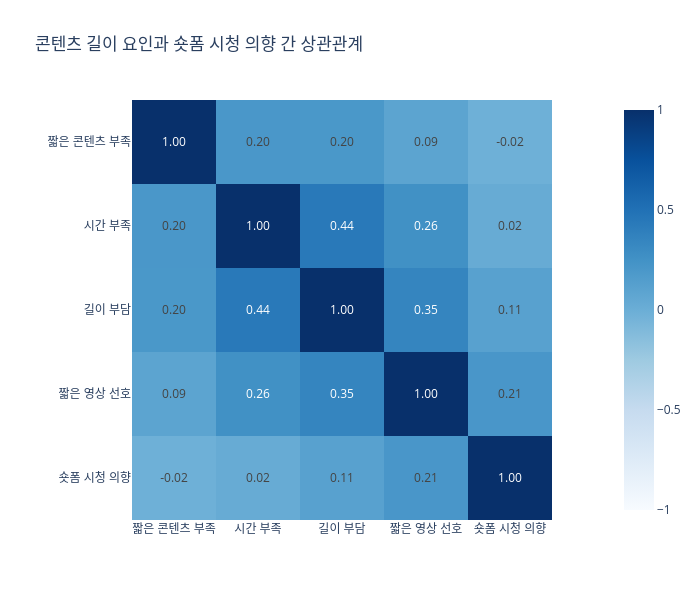

Notebook code for this chart:
### Code cell
import pandas as pd
import plotly.express as px

df = pd.read_excel("coupangplay_dataproject_survey_179.xlsx")

cols = [
    "7. 쿠팡플레이는 짧은 시간에 보기 좋은 콘텐츠가 부족하다고 생각한다.",
    "15. 시간이 부족해 OTT 콘텐츠를 자주 시청하지 못한다.",
    "14. 한 편의 길이가 길어 끝까지 보기 부담스럽다.",
    "12. 나는 긴 영상보다 짧은 영상을 더 부담 없이 시청한다.",
    "16. 쿠팡플레이 숏폼 드라마·예능을 시청할 의향이 있다."
]

label_map = {
    cols[0]: "짧은 콘텐츠 부족",
    cols[1]: "시간 부족",
    cols[2]: "길이 부담",
    cols[3]: "짧은 영상 선호",
    cols[4]: "숏폼 시청 의향"
}

df_num = df[cols].apply(pd.to_numeric, errors="coerce")
df_num = df_num.rename(columns=label_map)

corr_matrix = df_num.corr()

fig = px.imshow(
    corr_matrix,
    text_auto=".2f",
    color_continuous_scale="Blues",
    zmin=-1,
    zmax=1,
    title="콘텐츠 길이 요인과 숏폼 시청 의향 간 상관관계"
)

fig.update_layout(
    width=700,
    height=600
)

fig.show()

### Figure 1 — Plotly figure (JSON) as saved in the notebook; plotly's stock layout.template omitted (floating-point values rounded to 4 significant figures)
{"data": [{"coloraxis": "coloraxis", "hovertemplate": "x: %{x}<br>y: %{y}<br>color: %{z}<extra></extra>", "name": "0", "texttemplate": "%{z:.2f}", "type": "heatmap", "x": ["짧은 콘텐츠 부족", "시간 부족", "길이 부담", "짧은 영상 선호", "숏폼 시청 의향"], "xaxis": "x", "y": ["짧은 콘텐츠 부족", "시간 부족", "길이 부담", "짧은 영상 선호", "숏폼 시청 의향"], "yaxis": "y", "z": [[1, 0.2015, 0.2, 0.09184, -0.01652], [0.2015, 1, 0.4404, 0.2613, 0.02481], [0.2, 0.4404, 1, 0.3465, 0.1138], [0.09184, 0.2613, 0.3465, 1, 0.2103], [-0.01652, 0.02481, 0.1138, 0.2103, 1]]}], "layout": {"coloraxis": {"cmax": 1, "cmin": -1, "colorscale": [[0, "rgb(247,251,255)"], [0.125, "rgb(222,235,247)"], [0.25, "rgb(198,219,239)"], [0.375, "rgb(158,202,225)"], [0.5, "rgb(107,174,214)"], [0.625, "rgb(66,146,198)"], [0.75, "rgb(33,113,181)"], [0.875, "rgb(8,81,156)"], [1, "rgb(8,48,107)"]]}, "height": 600, "title": {"text": "콘텐츠 길이 요인과 숏폼 시청 의향 간 상관관계"}, "width": 700, "xaxis": {"anchor": "y", "constrain": "domain", "domain": [0, 1], "scaleanchor": "y"}, "yaxis": {"anchor": "x", "autorange": "reversed", "constrain": "domain", "domain": [0, 1]}}}
